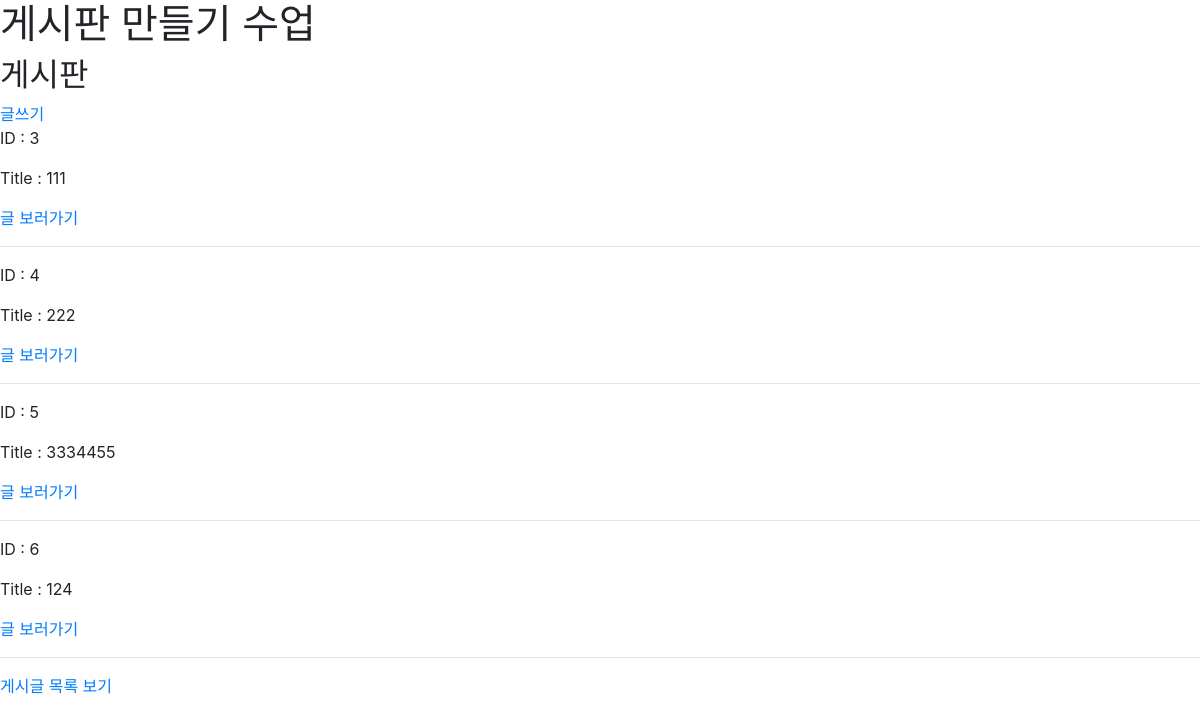
/articles/, run on an earlier commit of the app's database.
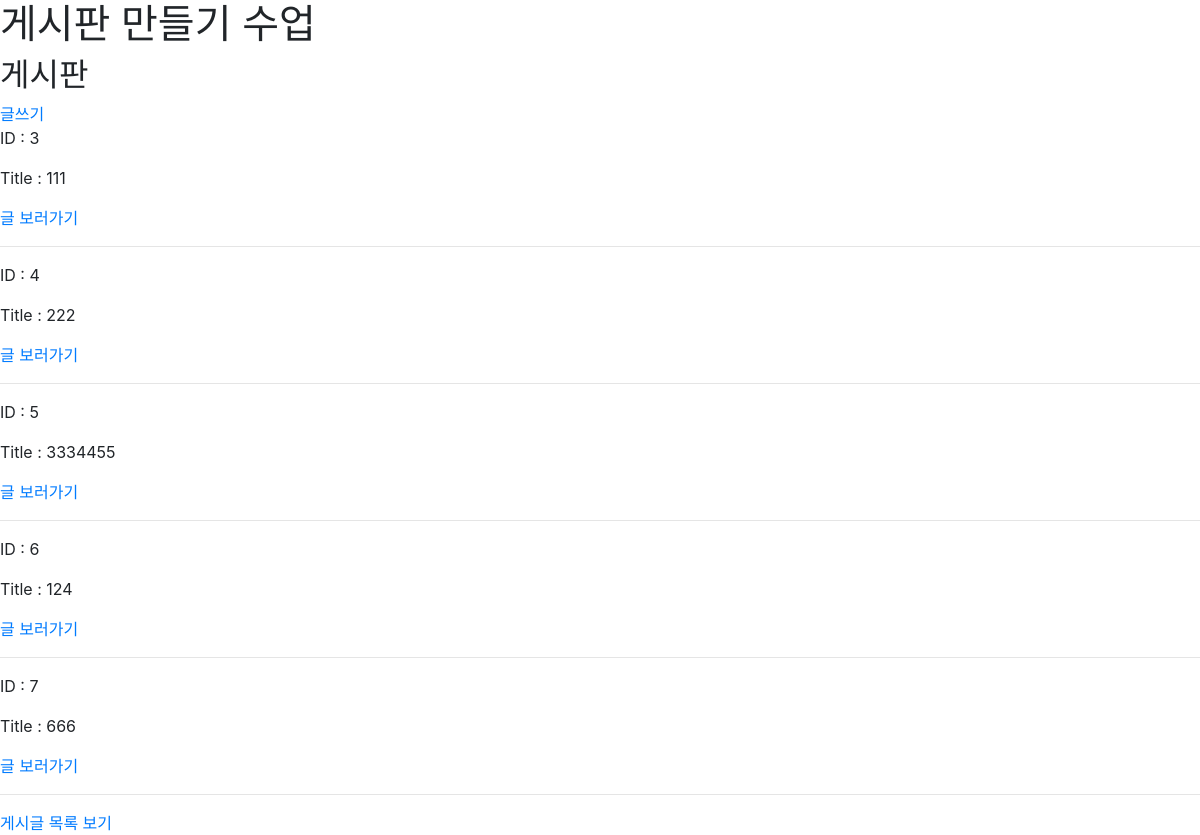
And on a later commit of the database.
### articles/models.py (models this page shows)
class Article(models.Model):
    title = models.CharField(max_length = 150)
    content = models.TextField()
    created_at = models.DateTimeField(auto_now_add=True)
    updated_at = models.DateTimeField(auto_now=True)

### articles/views.py (the view)
# urls.py: path('', views.index, name='index'),
def index(request):
    articles = Article.objects.all()
    context = {
        'articles' : articles
    }
    return render(request, 'articles/index.html', context)

### articles/templates/articles/index.html
{% extends 'base.html' %}
{% block body %}
    <h2>게시판</h2>
    <a href="{% url 'articles:new' %}"> 글쓰기</a>
    {% for article in articles %}
        <p>ID : {{article.id}}</p>
        <p>Title : {{article.title}}</p>
        <a href="{% url 'articles:detail' article.pk %}">글 보러가기</a>
        <hr>
    {% endfor %}
{% endblock %}

### templates/base.html (shortened to what this page needs)
<!DOCTYPE html>
<html lang="en">
<head>
    <link rel="stylesheet" href="https://stackpath.bootstrapcdn.com/bootstrap/4.4.1/css/bootstrap.min.css">
</head>
<body>
    <h1> 게시판 만들기 수업</h1>
    {% block body %}
    {% endblock %}
    <a href="{% url 'articles:index' %}">게시글 목록 보기</a>
</body>
</html>

What changed in the data, as far as the page shows it:
added Article: id "7", title "666"
